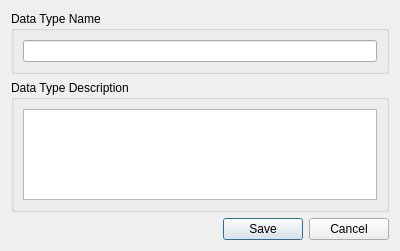
<ui version="4.0" >
 <class>XWidgetEditDataType</class>
 <widget class="QWidget" name="XWidgetEditDataType" >
  <property name="geometry" >
   <rect>
    <x>0</x>
    <y>0</y>
    <width>400</width>
    <height>251</height>
   </rect>
  </property>
  <property name="windowTitle" >
   <string>Form</string>
  </property>
  <layout class="QVBoxLayout" >
   <item>
    <widget class="QGroupBox" name="groupBox" >
     <property name="title" >
      <string>Data Type Name</string>
     </property>
     <layout class="QVBoxLayout" >
      <item>
       <widget class="QLineEdit" name="name" />
      </item>
     </layout>
    </widget>
   </item>
   <item>
    <widget class="QGroupBox" name="groupBox_3" >
     <property name="title" >
      <string>Data Type Description</string>
     </property>
     <layout class="QVBoxLayout" >
      <item>
       <widget class="QTextEdit" name="description" />
      </item>
     </layout>
    </widget>
   </item>
   <item>
    <widget class="QDialogButtonBox" name="buttonBox" >
     <property name="orientation" >
      <enum>Qt::Horizontal</enum>
     </property>
     <property name="standardButtons" >
      <set>QDialogButtonBox::Cancel|QDialogButtonBox::NoButton|QDialogButtonBox::Save</set>
     </property>
     <property name="centerButtons" >
      <bool>false</bool>
     </property>
    </widget>
   </item>
   <item>
    <spacer>
     <property name="orientation" >
      <enum>Qt::Vertical</enum>
     </property>
     <property name="sizeHint" >
      <size>
       <width>20</width>
       <height>40</height>
      </size>
     </property>
    </spacer>
   </item>
  </layout>
 </widget>
 <resources/>
 <connections/>
</ui>
